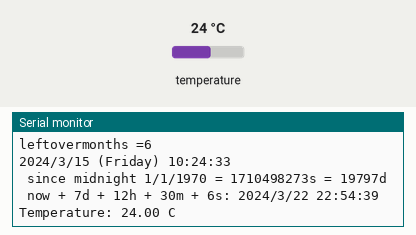
Recording of a sketch running on a simulated Arduino Uno, built with avr-gcc and run on an emulated ATmega328P. On the bench: the last lines printed to the serial monitor. Inputs (shaded band) come from the test bench; at power-on: temperature 24 °C. The local clock reads 2024-03-15 10:24:30 at power-on unless the sketch sets it.

Above: at 3.8 s.
3.9 s: temperature set to 12 °C
At 7.0 s:
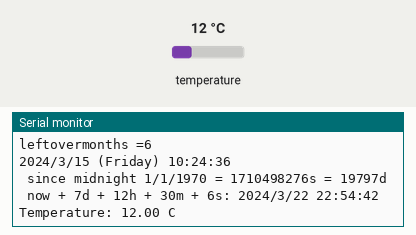
7.8 s: temperature set to 19 °C
At 10.2 s:
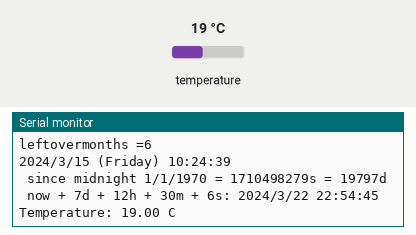
Timing chart, 0 to 11.7 s (numbered marks = the images above; inputs shaded):
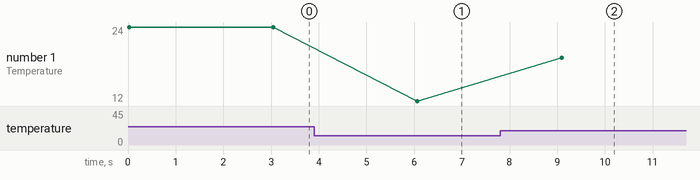

Measured:
- after the input at 3.9 s, the serial monitor: prints a new line after 2.2 s (image 1)
- after the input at 7.8 s, the serial monitor: prints a new line after 1.3 s (image 2)

The sketch:

timerLife.ino
```cpp
// Date and time functions using a DS3231 RTC connected via I2C and Wire lib
#include "RTClib.h"

RTC_DS3231 rtc;
int bYear = 1953;
int bMonth = 9;
char daysOfTheWeek[7][12] = {"Sunday", "Monday", "Tuesday", "Wednesday", "Thursday", "Friday", "Saturday"};

void setup () {
  Serial.begin(57600);

#ifndef ESP8266
  while (!Serial); // wait for serial port to connect. Needed for native USB
#endif

  if (! rtc.begin()) {
    Serial.println("Couldn't find RTC");
    Serial.flush();
    while (1) delay(10);
  }
//rtc.adjust(DateTime(F(__DATE__), F(__TIME__)));
  if (rtc.lostPower()) {
    Serial.println("RTC lost power, let's set the time!");
    // When time needs to be set on a new device, or after a power loss, the
    // following line sets the RTC to the date & time this sketch was compiled
    //rtc.adjust(DateTime(F(__DATE__), F(__TIME__)));
    // This line sets the RTC with an explicit date & time, for example to set
    // January 21, 2014 at 3am you would call:
    // rtc.adjust(DateTime(2014, 1, 21, 3, 0, 0));
  }

  // When time needs to be re-set on a previously configured device, the
  // following line sets the RTC to the date & time this sketch was compiled
  // rtc.adjust(DateTime(F(__DATE__), F(__TIME__)));
  // This line sets the RTC with an explicit date & time, for example to set
  // January 21, 2014 at 3am you would call:
  // rtc.adjust(DateTime(2014, 1, 21, 3, 0, 0));
}

void loop () {
    DateTime now = rtc.now();

    Serial.print(now.year(), DEC);
    Serial.print('/');
    Serial.print(now.month(), DEC);
    Serial.print('/');
    Serial.print(now.day(), DEC);
    Serial.print(" (");
    Serial.print(daysOfTheWeek[now.dayOfTheWeek()]);
    Serial.print(") ");
    Serial.print(now.hour(), DEC);
    Serial.print(':');
    Serial.print(now.minute(), DEC);
    Serial.print(':');
    Serial.print(now.second(), DEC);
    Serial.println();

    Serial.print(" since midnight 1/1/1970 = ");
    Serial.print(now.unixtime());
    Serial.print("s = ");
    Serial.print(now.unixtime() / 86400L);
    Serial.println("d");

    // calculate a date which is 7 days, 12 hours, 30 minutes, 6 seconds into the future
    DateTime future (now + TimeSpan(7,12,30,6));

    Serial.print(" now + 7d + 12h + 30m + 6s: ");
    Serial.print(future.year(), DEC);
    Serial.print('/');
    Serial.print(future.month(), DEC);
    Serial.print('/');
    Serial.print(future.day(), DEC);
    Serial.print(' ');
    Serial.print(future.hour(), DEC);
    Serial.print(':');
    Serial.print(future.minute(), DEC);
    Serial.print(':');
    Serial.print(future.second(), DEC);
    Serial.println();

    Serial.print("Temperature: ");
    Serial.print(rtc.getTemperature());
    Serial.println(" C");

    Serial.println();
    delay(3000);
         int monthTotal = 1080 - (((now.year()- bYear) * 12)+(now.month() - bMonth));
Serial.print("total months =");
Serial.println(monthTotal);
int nRows = float(monthTotal) / 12;
int nMonths = monthTotal % 12;
Serial.print("rows = ");
Serial.println(nRows);
Serial.print("leftovermonths =");
Serial.println(nMonths);
}
```
